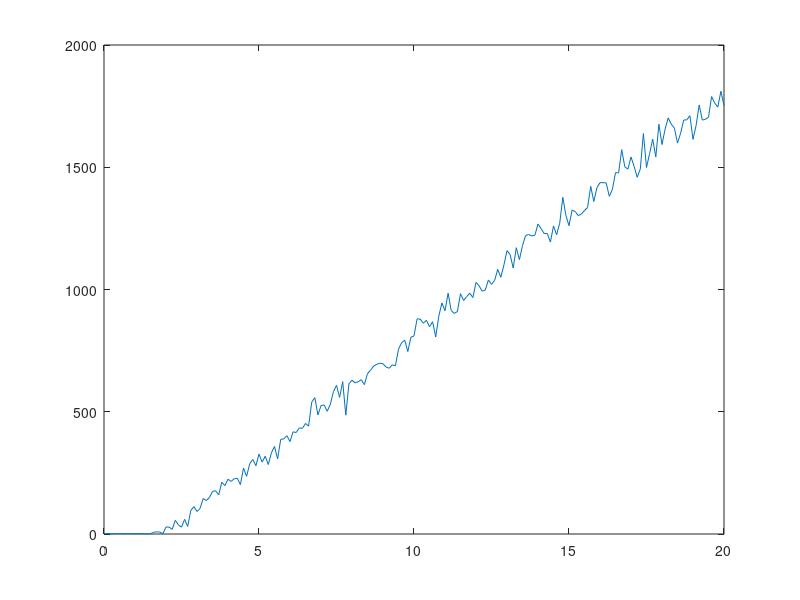

This figure's MATLAB source:
koff=2;
maxkon=20;
konstep=0.1;
kon=0:konstep:maxkon;
x=zeros(1,length(kon));
for i=1:length(kon)
    ttotal=100;
    t=0;
    steps=length(time);
    x(i)=1;
    while (t<ttotal)
        ton=exprnd(1/kon(i));
        toff=exprnd(1/koff);
        if ton<toff
            t=t+ton;
            x(i)=x(i)+1;
        else
            t=t+toff;
            if x(i)>1
                x(i)=x(i)-1;
            end
        end
    end
end
figure
plot(kon,x)